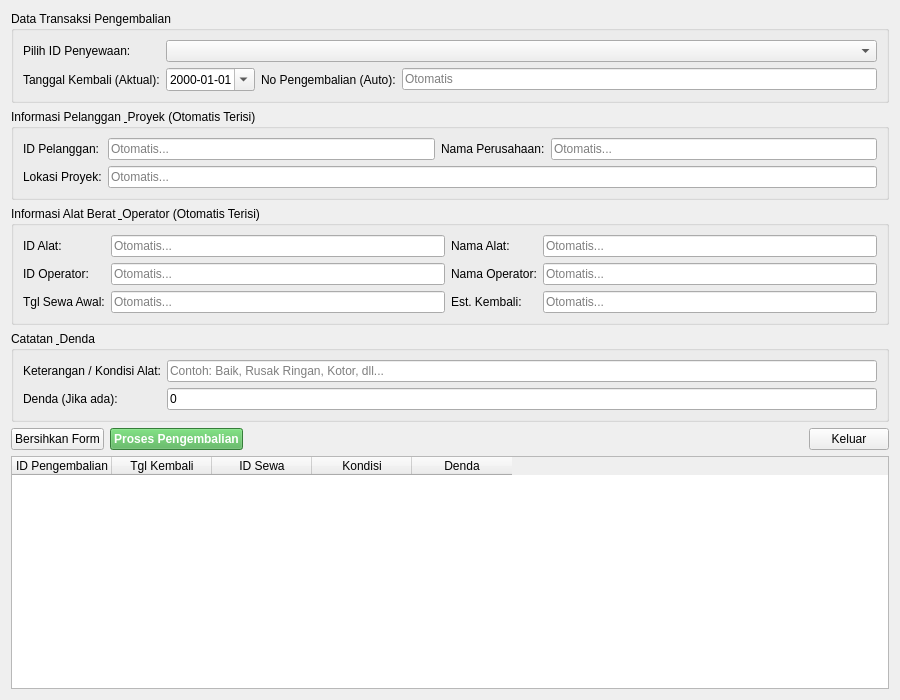
<?xml version="1.0" encoding="UTF-8"?>
<ui version="4.0">
    <class>Form</class>
    <widget class="QWidget" name="Form">
        <property name="geometry">
            <rect>
                <x>0</x>
                <y>0</y>
                <width>900</width>
                <height>700</height>
            </rect>
        </property>
        <property name="windowTitle">
            <string>Form Pengembalian Peralatan</string>
        </property>
        <layout class="QVBoxLayout" name="verticalLayout">
            <item>
                <widget class="QGroupBox" name="groupBox_Atas">
                    <property name="title">
                        <string>Data Transaksi Pengembalian</string>
                    </property>
                    <layout class="QGridLayout" name="gridLayout">
                        <item row="0" column="0">
                            <widget class="QLabel" name="label_3">
                                <property name="text">
                                    <string>Pilih ID Penyewaan:</string>
                                </property>
                            </widget>
                        </item>
                        <item row="0" column="1" colspan="3">
                            <widget class="QComboBox" name="comboBox_IdSewa">
                                <property name="toolTip">
                                    <string>Pilih ID Penyewaan yang aktif</string>
                                </property>
                            </widget>
                        </item>
                        <item row="1" column="0">
                            <widget class="QLabel" name="label_2">
                                <property name="text">
                                    <string>Tanggal Kembali (Aktual):</string>
                                </property>
                            </widget>
                        </item>
                        <item row="1" column="1">
                            <widget class="QDateEdit" name="dateEdit_TglKembaliAktual">
                                <property name="displayFormat">
                                    <string>yyyy-MM-dd</string>
                                </property>
                                <property name="calendarPopup">
                                    <bool>true</bool>
                                </property>
                            </widget>
                        </item>
                        <item row="1" column="2">
                            <widget class="QLabel" name="label">
                                <property name="text">
                                    <string>No Pengembalian (Auto):</string>
                                </property>
                            </widget>
                        </item>
                        <item row="1" column="3">
                            <widget class="QLineEdit" name="lineEdit_NoPengembalian">
                                <property name="placeholderText">
                                    <string>Otomatis</string>
                                </property>
                                <property name="readOnly">
                                    <bool>true</bool>
                                </property>
                            </widget>
                        </item>
                    </layout>
                </widget>
            </item>
            <item>
                <widget class="QGroupBox" name="groupBox_Pelanggan">
                    <property name="title">
                        <string>Informasi Pelanggan &amp; Proyek (Otomatis Terisi)</string>
                    </property>
                    <layout class="QGridLayout" name="gridLayout_2">
                        <item row="0" column="0">
                            <widget class="QLabel" name="label_4">
                                <property name="text">
                                    <string>ID Pelanggan:</string>
                                </property>
                            </widget>
                        </item>
                        <item row="0" column="1">
                            <widget class="QLineEdit" name="lineEdit_IdPel">
                                <property name="readOnly">
                                    <bool>true</bool>
                                </property>
                                <property name="placeholderText">
                                    <string>Otomatis...</string>
                                </property>
                            </widget>
                        </item>
                        <item row="0" column="2">
                            <widget class="QLabel" name="label_5">
                                <property name="text">
                                    <string>Nama Perusahaan:</string>
                                </property>
                            </widget>
                        </item>
                        <item row="0" column="3">
                            <widget class="QLineEdit" name="lineEdit_NmPerusahaan">
                                <property name="readOnly">
                                    <bool>true</bool>
                                </property>
                                <property name="placeholderText">
                                    <string>Otomatis...</string>
                                </property>
                            </widget>
                        </item>
                        <item row="1" column="0">
                            <widget class="QLabel" name="label_6">
                                <property name="text">
                                    <string>Lokasi Proyek:</string>
                                </property>
                            </widget>
                        </item>
                        <item row="1" column="1" colspan="3">
                            <widget class="QLineEdit" name="lineEdit_Lokasi">
                                <property name="readOnly">
                                    <bool>true</bool>
                                </property>
                                <property name="placeholderText">
                                    <string>Otomatis...</string>
                                </property>
                            </widget>
                        </item>
                    </layout>
                </widget>
            </item>
            <item>
                <widget class="QGroupBox" name="groupBox_Alat">
                    <property name="title">
                        <string>Informasi Alat Berat &amp; Operator (Otomatis Terisi)</string>
                    </property>
                    <layout class="QGridLayout" name="gridLayout_3">
                        <item row="0" column="0">
                            <widget class="QLabel" name="label_7">
                                <property name="text">
                                    <string>ID Alat:</string>
                                </property>
                            </widget>
                        </item>
                        <item row="0" column="1">
                            <widget class="QLineEdit" name="lineEdit_IdAlat">
                                <property name="readOnly">
                                    <bool>true</bool>
                                </property>
                                <property name="placeholderText">
                                    <string>Otomatis...</string>
                                </property>
                            </widget>
                        </item>
                        <item row="0" column="2">
                            <widget class="QLabel" name="label_8">
                                <property name="text">
                                    <string>Nama Alat:</string>
                                </property>
                            </widget>
                        </item>
                        <item row="0" column="3">
                            <widget class="QLineEdit" name="lineEdit_NamaAlat">
                                <property name="readOnly">
                                    <bool>true</bool>
                                </property>
                                <property name="placeholderText">
                                    <string>Otomatis...</string>
                                </property>
                            </widget>
                        </item>
                        <item row="1" column="0">
                            <widget class="QLabel" name="label_9">
                                <property name="text">
                                    <string>ID Operator:</string>
                                </property>
                            </widget>
                        </item>
                        <item row="1" column="1">
                            <widget class="QLineEdit" name="lineEdit_IdOp">
                                <property name="readOnly">
                                    <bool>true</bool>
                                </property>
                                <property name="placeholderText">
                                    <string>Otomatis...</string>
                                </property>
                            </widget>
                        </item>
                        <item row="1" column="2">
                            <widget class="QLabel" name="label_10">
                                <property name="text">
                                    <string>Nama Operator:</string>
                                </property>
                            </widget>
                        </item>
                        <item row="1" column="3">
                            <widget class="QLineEdit" name="lineEdit_NamaOp">
                                <property name="readOnly">
                                    <bool>true</bool>
                                </property>
                                <property name="placeholderText">
                                    <string>Otomatis...</string>
                                </property>
                            </widget>
                        </item>
                        <item row="2" column="0">
                            <widget class="QLabel" name="label_11">
                                <property name="text">
                                    <string>Tgl Sewa Awal:</string>
                                </property>
                            </widget>
                        </item>
                        <item row="2" column="1">
                            <widget class="QLineEdit" name="lineEdit_TglSewa">
                                <property name="readOnly">
                                    <bool>true</bool>
                                </property>
                                <property name="placeholderText">
                                    <string>Otomatis...</string>
                                </property>
                            </widget>
                        </item>
                        <item row="2" column="2">
                            <widget class="QLabel" name="label_12">
                                <property name="text">
                                    <string>Est. Kembali:</string>
                                </property>
                            </widget>
                        </item>
                        <item row="2" column="3">
                            <widget class="QLineEdit" name="lineEdit_EstKembali">
                                <property name="readOnly">
                                    <bool>true</bool>
                                </property>
                                <property name="placeholderText">
                                    <string>Otomatis...</string>
                                </property>
                            </widget>
                        </item>
                    </layout>
                </widget>
            </item>
            <item>
                <widget class="QGroupBox" name="groupBox_4">
                    <property name="title">
                        <string>Catatan &amp; Denda</string>
                    </property>
                    <layout class="QGridLayout" name="gridLayout_4">
                        <item row="0" column="0">
                            <widget class="QLabel" name="label_13">
                                <property name="text">
                                    <string>Keterangan / Kondisi Alat:</string>
                                </property>
                            </widget>
                        </item>
                        <item row="0" column="1">
                            <widget class="QLineEdit" name="lineEdit_Keterangan">
                                <property name="placeholderText">
                                    <string>Contoh: Baik, Rusak Ringan, Kotor, dll...</string>
                                </property>
                            </widget>
                        </item>
                        <item row="1" column="0">
                            <widget class="QLabel" name="label_14">
                                <property name="text">
                                    <string>Denda (Jika ada):</string>
                                </property>
                            </widget>
                        </item>
                        <item row="1" column="1">
                            <widget class="QLineEdit" name="lineEdit_Denda">
                                <property name="text">
                                    <string>0</string>
                                </property>
                                <property name="placeholderText">
                                    <string>Input angka denda jika ada keterlambatan/kerusakan</string>
                                </property>
                            </widget>
                        </item>
                    </layout>
                </widget>
            </item>
            <item>
                <layout class="QHBoxLayout" name="horizontalLayout">
                    <item>
                        <widget class="QPushButton" name="pushButton_Baru">
                            <property name="text">
                                <string>Bersihkan Form</string>
                            </property>
                        </widget>
                    </item>
                    <item>
                        <widget class="QPushButton" name="pushButton_Simpan">
                            <property name="text">
                                <string>Proses Pengembalian</string>
                            </property>
                            <property name="styleSheet">
                                <string notr="true">background-color: #4CAF50; color: white; font-weight: bold;</string>
                            </property>
                        </widget>
                    </item>
                    <item>
                        <spacer name="horizontalSpacer">
                            <property name="orientation">
                                <enum>Qt::Horizontal</enum>
                            </property>
                            <property name="sizeHint" stdset="0">
                                <size>
                                    <width>40</width>
                                    <height>20</height>
                                </size>
                            </property>
                        </spacer>
                    </item>
                    <item>
                        <widget class="QPushButton" name="pushButton_Keluar">
                            <property name="text">
                                <string>Keluar</string>
                            </property>
                        </widget>
                    </item>
                </layout>
            </item>
            <item>
                <widget class="QTableWidget" name="tableWidget">
                    <column>
                        <property name="text">
                            <string>ID Pengembalian</string>
                        </property>
                    </column>
                    <column>
                        <property name="text">
                            <string>Tgl Kembali</string>
                        </property>
                    </column>
                    <column>
                        <property name="text">
                            <string>ID Sewa</string>
                        </property>
                    </column>
                    <column>
                        <property name="text">
                            <string>Kondisi</string>
                        </property>
                    </column>
                    <column>
                        <property name="text">
                            <string>Denda</string>
                        </property>
                    </column>
                </widget>
            </item>
        </layout>
    </widget>
    <resources/>
    <connections/>
</ui>
